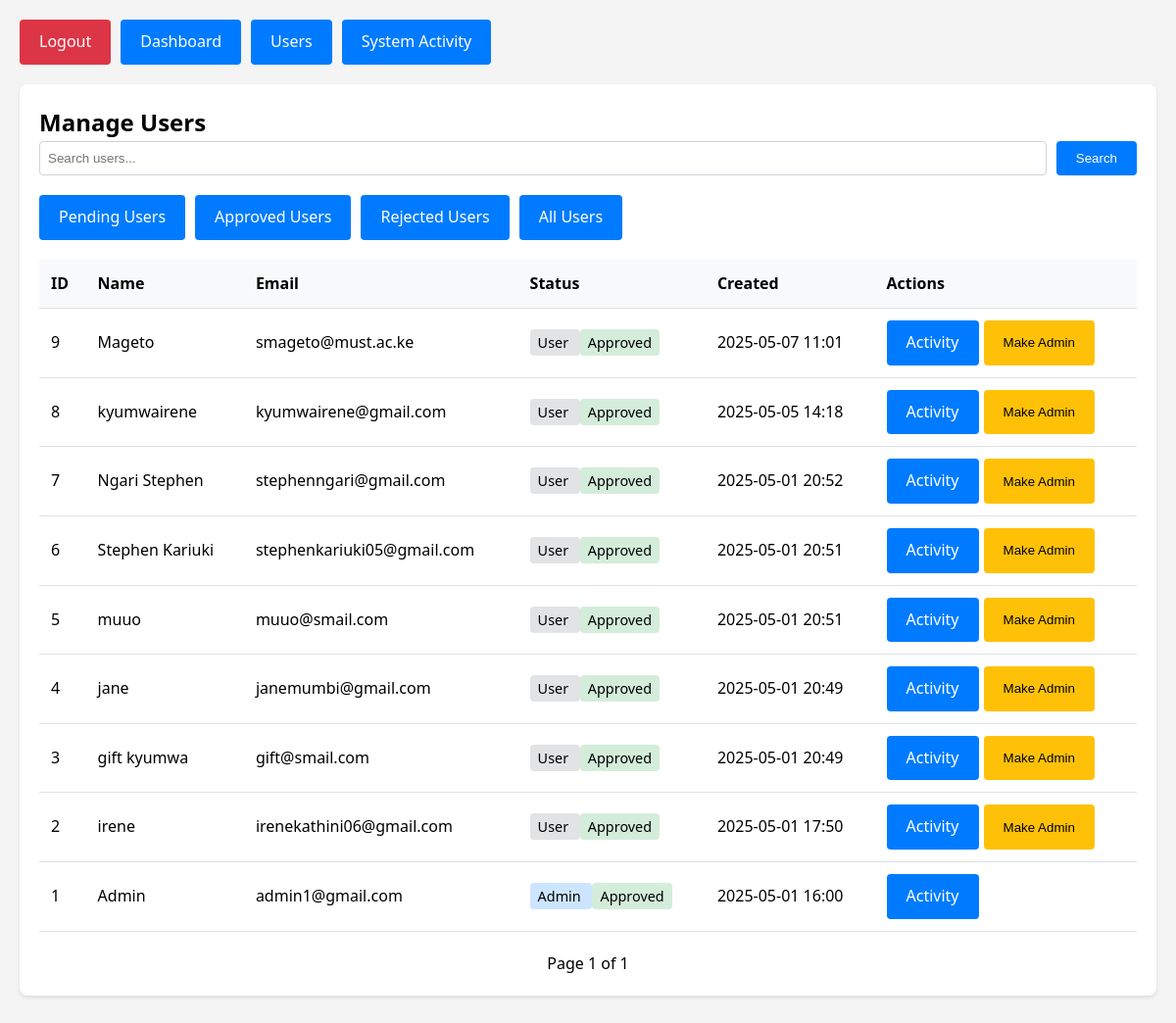
Page /admin/users (signed in) on the committed database.
### tables this page shows
CREATE TABLE users (
                id INTEGER PRIMARY KEY AUTOINCREMENT,
                fullname TEXT NOT NULL,
                email TEXT NOT NULL UNIQUE,
                password TEXT NOT NULL,
                is_admin BOOLEAN DEFAULT FALSE,
                is_approved BOOLEAN DEFAULT FALSE,
                profile_picture TEXT,
                bio TEXT,
                created_at DATETIME DEFAULT CURRENT_TIMESTAMP,
                last_updated DATETIME DEFAULT CURRENT_TIMESTAMP
            );

### app.py (the view, shortened to what this page needs)
@app.route('/admin/users')
@admin_required
def admin_users():
    try:
        conn = sqlite3.connect(DB_NAME)
        conn.row_factory = sqlite3.Row
        c = conn.cursor()
        search_query = request.args.get('search', '')
        status = request.args.get('status', '')
        page = int(request.args.get('page', 1))
        per_page = 10
        query = 'SELECT id, fullname, email, created_at, is_admin, is_approved FROM users'
        count_query = 'SELECT COUNT(*) FROM users'
        params = []
        query += ' ORDER BY created_at DESC LIMIT ? OFFSET ?'
        params.extend([per_page, (page - 1) * per_page])
        c.execute(count_query, params[:-2] if search_query else [])
        total_users = c.fetchone()[0]
        total_pages = (total_users + per_page - 1) // per_page
        c.execute(query, params)
        users = c.fetchall()
        users = [dict(user) for user in users]
        for user in users:
            if user['created_at']:
                user['created_at'] = datetime.datetime.strptime(user['created_at'], '%Y-%m-%d %H:%M:%S')
        conn.close()
        return render_template('admin/users.html',
                             users=users,
                             search_query=search_query,
                             status=status,
                             page=page,
                             total_pages=total_pages,
                             total_users=total_users)
    except Exception as e:
        print("Admin users error:", str(e))
        return render_template('admin/users.html',
                             users=[],
                             search_query='',
                             status='',
                             page=1,
                             total_pages=1,
                             total_users=0)

### app.py (called while the page is built)
@login_manager.user_loader
def load_user(user_id):
    return User.get(int(user_id))

def admin_required(f):
    @wraps(f)
    def decorated_function(*args, **kwargs):
        print(f"Admin required decorator called for {f.__name__}")
        print(f"Current user: {current_user}")
        print(f"Current user is authenticated: {current_user.is_authenticated}")
        if not current_user.is_authenticated:
            print("User not authenticated, redirecting to login")
            return redirect(url_for('login_page'))
        if not getattr(current_user, 'is_admin', False):
            print("User not authorized as admin, redirecting to login")
            return redirect(url_for('login_page'))
        return f(*args, **kwargs)
    return decorated_function

### your_user_model.py (called while the page is built)
    @staticmethod
    def get(user_id):
        conn = sqlite3.connect('users.db')
        cursor = conn.cursor()
        cursor.execute('SELECT id, email, fullname, is_admin FROM users WHERE id = ?', (user_id,))
        user_data = cursor.fetchone()
        conn.close()
        if user_data:
            user = User()
            user.id = user_data[0]
            user.email = user_data[1]
            user.fullname = user_data[2]
            user.is_admin = bool(user_data[3])
            user._authenticated = True
            return user
        return None

### templates/admin/users.html (shortened to what this page needs)
<!DOCTYPE html>
<html lang="en">
<head>
    <link rel="stylesheet" href="{{ url_for('static', filename='css/style.css') }}">
</head>
<body>
    <div class="admin-container">
        <div class="admin-nav">
            <a href="{{ url_for('logout') }}" class="btn btn-danger">Logout</a>
            <a href="{{ url_for('admin_dashboard') }}" class="btn">Dashboard</a>
            <a href="{{ url_for('admin_users') }}" class="btn">Users</a>
            <a href="{{ url_for('admin_system_activity') }}" class="btn">System Activity</a>
        </div>
        <div class="section">
            <h2>Manage Users</h2>
            <div class="search-bar">
                <input type="text" id="searchInput" class="search-input" placeholder="Search users..." value="{{ search_query }}">
                <button class="btn" onclick="searchUsers()">Search</button>
            </div>
            <div class="status-filters" style="margin-bottom: 20px; display: flex; gap: 10px;">
                <a href="{{ url_for('admin_users', status='pending') }}"
                   class="btn {% if status == 'pending' %}btn-warning{% endif %}"
                   style="font-size: 16px;">Pending Users</a>
                <a href="{{ url_for('admin_users', status='approved') }}"
                   class="btn {% if status == 'approved' %}btn-success{% endif %}"
                   style="font-size: 16px;">Approved Users</a>
                <a href="{{ url_for('admin_users', status='rejected') }}"
                   class="btn {% if status == 'rejected' %}btn-danger{% endif %}"
                   style="font-size: 16px;">Rejected Users</a>
                <a href="{{ url_for('admin_users') }}"
                   class="btn"
                   style="font-size: 16px;">All Users</a>
            </div>
            <table class="data-table">
                <thead>
                    <tr>
                        <th>ID</th>
                        <th>Name</th>
                        <th>Email</th>
                        <th>Status</th>
                        <th>Created</th>
                        <th>Actions</th>
                    </tr>
                </thead>
                <tbody>
                    {% for user in users %}
                    <tr>
                        <td>{{ user.id }}</td>
                        <td>{{ user.fullname }}</td>
                        <td>{{ user.email }}</td>
                        <td>
                            <span class="user-status {% if user.is_admin %}status-admin{% else %}status-user{% endif %}">
                                {{ 'Admin' if user.is_admin else 'User' }}
                            </span>
                            <span class="user-status {% if user.is_approved %}status-approved{% else %}status-pending{% endif %}">
                                {{ 'Approved' if user.is_approved else 'Pending' }}
                            </span>
                        </td>
                        <td>{{ user.created_at.strftime('%Y-%m-%d %H:%M') }}</td>
                        <td>
                            <div class="action-buttons">
                                <a href="{{ url_for('admin_user_activity', user_id=user.id) }}" class="btn">Activity</a>
                                {% if not user.is_admin %}
                                    <button class="btn btn-warning" onclick="toggleAdmin({{ user.id }})">
                                        {{ 'Remove Admin' if user.is_admin else 'Make Admin' }}
                                    </button>
                                {% endif %}
                            </div>
                        </td>
                    </tr>
                    {% endfor %}
                </tbody>
            </table>
            <div class="pagination">
                <span>Page {{ page }} of {{ total_pages }}</span>
            </div>
        </div>
    </div>
</body>
</html>

### static/css/style.css (style rules this page uses)
* { box-sizing: border-box; margin: 0; padding: 0; }
body { font-family: 'Segoe UI', sans-serif; line-height: 1.6; background-color: #f4f4f4; min-height: 100vh; }
.btn { display: inline-block; padding: 10px 20px; background-color: #007bff; color: #fff; border: none; border-radius: 4px; cursor: pointer; text-decoration: none; }
.btn-danger { background-color: #dc3545; }

### templates/admin/users.html (style rules this page uses)
.admin-container { max-width: 1200px; margin: 0 auto; padding: 20px; }
.admin-nav { display: flex; gap: 10px; margin-bottom: 20px; }
.section { background: white; padding: 20px; border-radius: 8px; margin-bottom: 20px; box-shadow: 0 2px 4px rgba(0,0,0,0.1); }
.data-table { width: 100%; border-collapse: collapse; }
.data-table th, .data-table td { padding: 12px; text-align: left; border-bottom: 1px solid #dee2e6; }
.data-table th { background-color: #f8f9fa; font-weight: bold; }
.btn-danger { background-color: #dc3545; color: white; }
.btn-warning { background-color: #ffc107; color: black; }
.search-bar { margin-bottom: 20px; display: flex; gap: 10px; }
.search-input { flex: 1; padding: 8px; border: 1px solid #ced4da; border-radius: 4px; }
.user-status { padding: 4px 8px; border-radius: 4px; font-size: 0.9em; }
.status-admin { background-color: #cce5ff; }
.status-user { background-color: #e2e3e5; }
.status-approved { background-color: #d4edda; }
.pagination { display: flex; justify-content: center; gap: 10px; margin-top: 20px; }
.action-buttons { display: flex; gap: 5px; }

### rows in the picture
users: id "9", fullname "Mageto", email "smageto@must.ac.ke", is_admin "User", is_approved "Approved", created_at "2025-05-07 11:01", is_admin "Make Admin"
users: id "8", fullname "kyumwairene", email "kyumwairene@gmail.com", is_admin "User", is_approved "Approved", created_at "2025-05-05 14:18", is_admin "Make Admin"
users: id "7", fullname "Ngari Stephen", email "stephenngari@gmail.com", is_admin "User", is_approved "Approved", created_at "2025-05-01 20:52", is_admin "Make Admin"
users: id "6", fullname "Stephen Kariuki", email "stephenkariuki05@gmail.com", is_admin "User", is_approved "Approved", created_at "2025-05-01 20:51", is_admin "Make Admin"
users: id "5", fullname "muuo", email "muuo@smail.com", is_admin "User", is_approved "Approved", created_at "2025-05-01 20:51", is_admin "Make Admin"
users: id "4", fullname "jane", email "janemumbi@gmail.com", is_admin "User", is_approved "Approved", created_at "2025-05-01 20:49", is_admin "Make Admin"
users: id "3", fullname "gift kyumwa", email "gift@smail.com", is_admin "User", is_approved "Approved", created_at "2025-05-01 20:49", is_admin "Make Admin"
users: id "2", fullname "irene", email "irenekathini06@gmail.com", is_admin "User", is_approved "Approved", created_at "2025-05-01 17:50", is_admin "Make Admin"
users: id "1", fullname "Admin", email "admin1@gmail.com", is_admin "Admin", is_approved "Approved", created_at "2025-05-01 16:00"

### other values in the picture
{{ page }} "1"
{{ total_pages }} "1"
